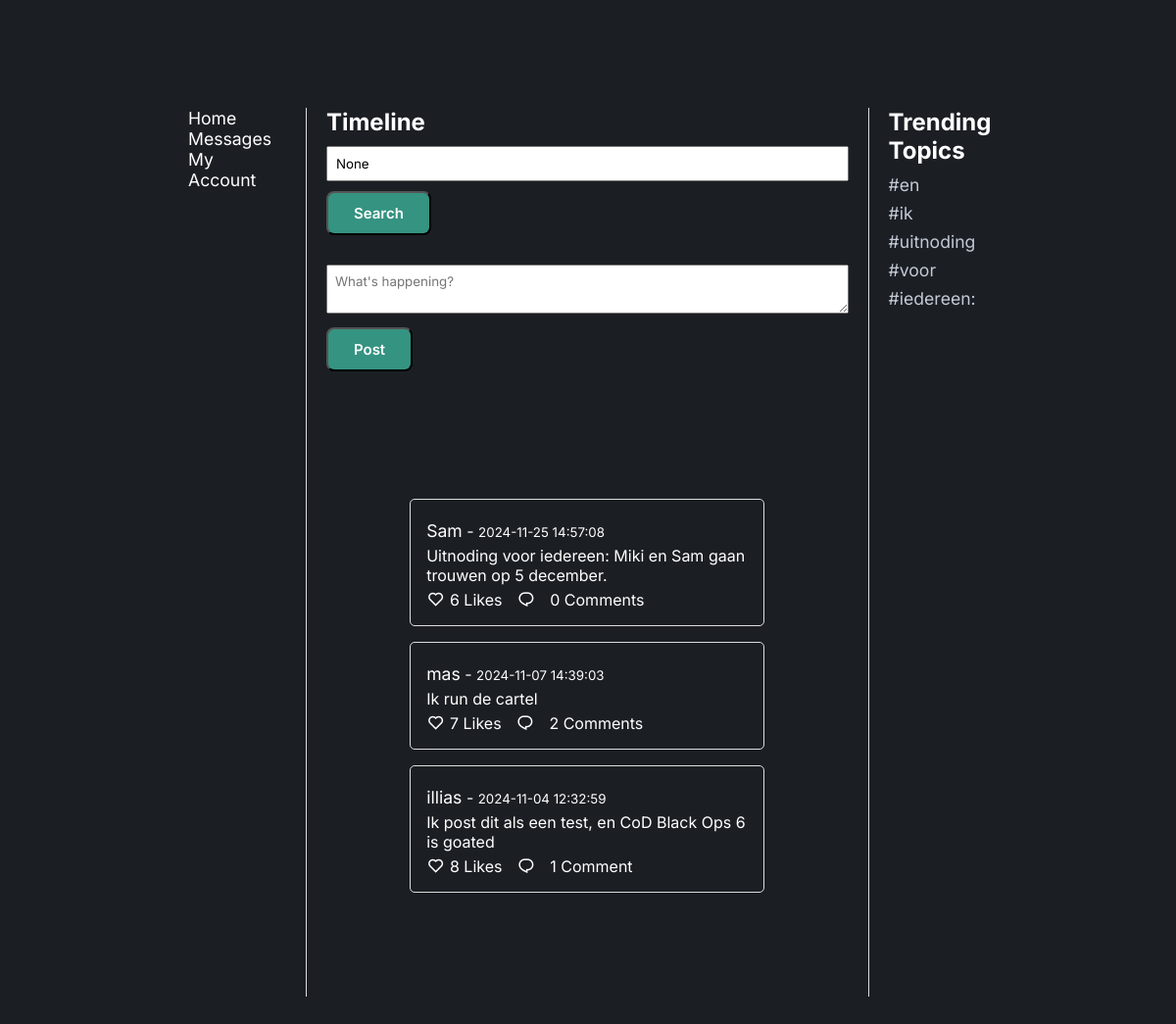
Page /home on the earlier database version.
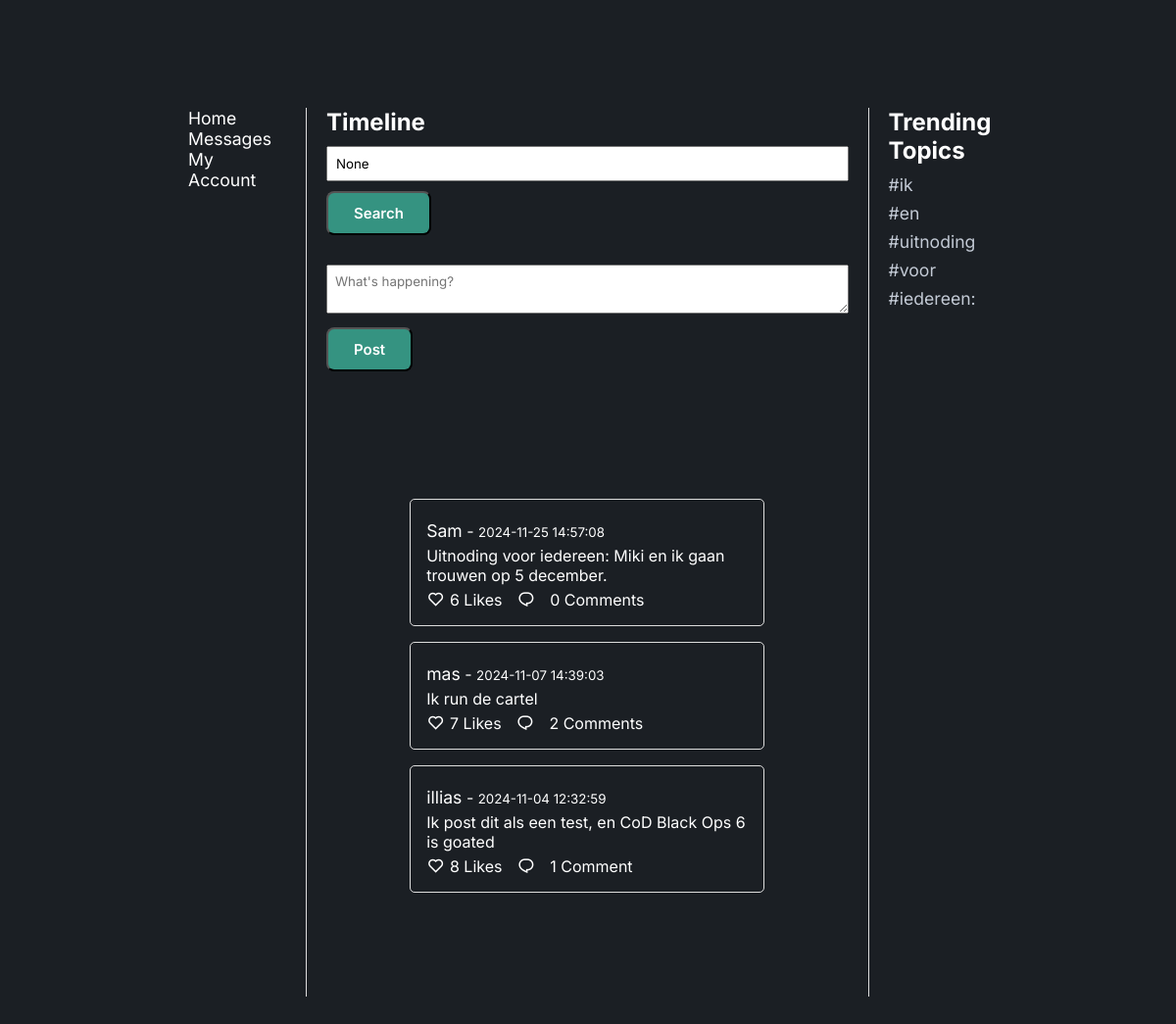
Same page on the later database version.
### app/models.py (models this page shows, shortened)
class Post(db.Model):
    id = db.Column(db.Integer, primary_key=True)
    username = db.Column(db.String(50), nullable=False)
    content = db.Column(db.String(280), nullable=False)
    timestamp = db.Column(db.DateTime, default=datetime.utcnow)
    like_count = db.Column(db.Integer, default=0)
    topics = db.Column(db.String(200))
    comments = db.relationship('Comment', backref='post', cascade="all, delete-orphan")

### app/routes.py (the view)
@main.route('/home')
def home():
    search_query = request.args.get('query')
    if search_query:
        posts = Post.query.filter(
            (Post.username.contains(search_query)) |
            (Post.content.contains(search_query))
        ).order_by(Post.timestamp.desc()).all()
    else:
        posts = Post.query.order_by(Post.timestamp.desc()).all()
    trending_topics = get_trending_topics(posts)
    return render_template('home.html', posts=posts, search_query=search_query, trending_topics=trending_topics)

### app/routes.py (called while the page is built)
def get_trending_topics(posts, num_trends=5):
    words = []
    for post in posts:
        words.extend(post.content.lower().split())
    common_words = Counter(words).most_common(num_trends)
    trending_topics = [word for word, _ in common_words]
    return trending_topics

### app/templates/home.html (shortened to what this page needs)
<!DOCTYPE html>
<html lang="en">
  <head>
    <link rel="stylesheet" href="{{ url_for('static', filename='stylesheet.css') }}" />
    <link href="https://cdn.jsdelivr.net/npm/remixicon@4.3.0/fonts/remixicon.css" rel="stylesheet" />
  </head>
  <body>
    <section>
      <div class="container">
        <div class="main-content">
        <div class="navbar">
          <a href="{{ url_for('main.home') }}" >Home</a>
          <a href="{{ url_for('main.inbox') }}">Messages</a>
          <a href="{{ url_for('main.view_account') }}" class="account-link">My Account</a>
        </div>
          <div class="timeline-content">
            <h1>Timeline</h1>
            <form action="{{ url_for('main.home') }}" method="GET">
              <input type="text" name="query" placeholder="Search posts..." value="{{ search_query }}" />
              <button type="submit" class="i-btn">Search</button>
            </form>
            <form action="{{ url_for('main.post') }}" method="POST">
              <textarea name="content" placeholder="What's happening?" maxlength="280" required></textarea>
              <button type="submit" class="i-btn">Post</button>
            </form>
            <section id="posts">
              {% for post in posts %}
              <div class="post">
                <p><a href="{{ url_for('main.view_profile', username=post.username) }}" class="post-user">{{ post.username }}</a> - <small>{{ post.timestamp.strftime('%Y-%m-%d %H:%M:%S') }}</small></p>
              <p>{{ post.content }}</p>
                <div class="post-actions">
                  <form>
                    <button type="button" class="like-btn" data-post-id="{{ post.id }}">
                      <i class="ri-heart-line"></i>
                    </button>
                    <span id="like-count-{{ post.id }}">{{ post.like_count }} {{ 'Like' if post.like_count == 1 else 'Likes' }}</span>
                  </form>
                  <button id="toggle-btn-{{ post.id }}" onclick="toggleComments('{{ post.id }}')">
                    <i class="ri-chat-1-line" id="comment-icon-{{ post.id }}"></i>
                  </button>
                  <span>{{ post.comments|length }} {{ 'Comment' if post.comments|length == 1 else 'Comments' }}</span>
                </div>
              </div>
              {% endfor %}
            </section>
          </div>
          <div class="trending-topics">
            <h2>Trending Topics</h2>
            <ul>
              {% for topic in trending_topics %}
              <li>#{{ topic }}</li>
              {% endfor %}
            </ul>
          </div>
        </div>
    </section>
  </body>
</html>

Differences in the rows shown:
changed Post "Sam": content "Uitnoding voor iedereen: Miki en Sam gaan trouwen op 5 december." → "Uitnoding voor iedereen: Miki en ik gaan trouwen op 5 december."
